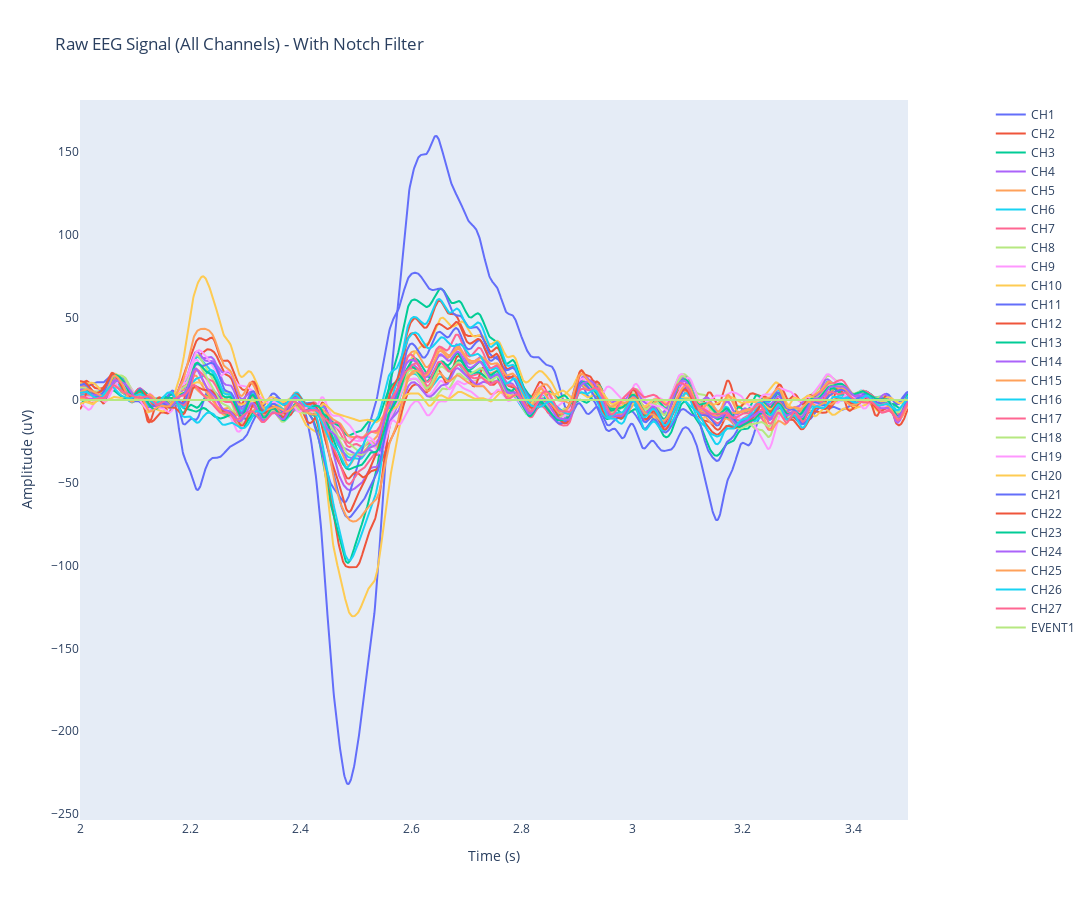

Notebook code for this chart:
### Markdown cell above
# Interactive plot

### Code cell
# select a time range to plot
start_time = 2000
end_time = 3500

# extract the data for the selected time range
data, times = raw[:, start_time:end_time]

# create a list of traces, one for each channel
traces = []
for i, channel_name in enumerate(raw.ch_names):
    trace = go.Scatter(x=times, y=data[i], name=channel_name)
    traces.append(trace)

# create the plot layout
layout = go.Layout(title='Raw EEG Signal (All Channels) - With Notch Filter',
                   xaxis=dict(title='Time (s)'),
                   yaxis=dict(title='Amplitude (uV)'),
                   legend=dict(x=1.1, y=1))

# create the plot
fig = go.Figure(data=traces, layout=layout)
fig.update_layout(width=1500, height=900) # change these values to fit the plot to your screen size
fig.update_layout(xaxis=dict(gridcolor='rgba(0,0,0,0)'),
                  yaxis=dict(gridcolor='rgba(0,0,0,0)')) # Removing the gridlines from the plot
# show the plot
fig.show()

### Figure 1 — Plotly figure (JSON) as saved in the notebook; plotly's stock layout.template omitted (floating-point values rounded to 4 significant figures; data arrays with more than 128 entries replaced by an {"elided": "..."} marker saying what was removed)
{"data": [{"name": "CH1", "type": "scatter", "x": {"elided": "1500 float values"}, "y": {"elided": "1500 float values"}}, {"name": "CH2", "type": "scatter", "x": {"elided": "1500 float values"}, "y": {"elided": "1500 float values"}}, {"name": "CH3", "type": "scatter", "x": {"elided": "1500 float values"}, "y": {"elided": "1500 float values"}}, {"name": "CH4", "type": "scatter", "x": {"elided": "1500 float values"}, "y": {"elided": "1500 float values"}}, {"name": "CH5", "type": "scatter", "x": {"elided": "1500 float values"}, "y": {"elided": "1500 float values"}}, {"name": "CH6", "type": "scatter", "x": {"elided": "1500 float values"}, "y": {"elided": "1500 float values"}}, {"name": "CH7", "type": "scatter", "x": {"elided": "1500 float values"}, "y": {"elided": "1500 float values"}}, {"name": "CH8", "type": "scatter", "x": {"elided": "1500 float values"}, "y": {"elided": "1500 float values"}}, {"name": "CH9", "type": "scatter", "x": {"elided": "1500 float values"}, "y": {"elided": "1500 float values"}}, {"name": "CH10", "type": "scatter", "x": {"elided": "1500 float values"}, "y": {"elided": "1500 float values"}}, {"name": "CH11", "type": "scatter", "x": {"elided": "1500 float values"}, "y": {"elided": "1500 float values"}}, {"name": "CH12", "type": "scatter", "x": {"elided": "1500 float values"}, "y": {"elided": "1500 float values"}}, {"name": "CH13", "type": "scatter", "x": {"elided": "1500 float values"}, "y": {"elided": "1500 float values"}}, {"name": "CH14", "type": "scatter", "x": {"elided": "1500 float values"}, "y": {"elided": "1500 float values"}}, {"name": "CH15", "type": "scatter", "x": {"elided": "1500 float values"}, "y": {"elided": "1500 float values"}}, {"name": "CH16", "type": "scatter", "x": {"elided": "1500 float values"}, "y": {"elided": "1500 float values"}}, {"name": "CH17", "type": "scatter", "x": {"elided": "1500 float values"}, "y": {"elided": "1500 float values"}}, {"name": "CH18", "type": "scatter", "x": {"elided": "1500 float values"}, "y": {"elided": "1500 float values"}}, {"name": "CH19", "type": "scatter", "x": {"elided": "1500 float values"}, "y": {"elided": "1500 float values"}}, {"name": "CH20", "type": "scatter", "x": {"elided": "1500 float values"}, "y": {"elided": "1500 float values"}}, {"name": "CH21", "type": "scatter", "x": {"elided": "1500 float values"}, "y": {"elided": "1500 float values"}}, {"name": "CH22", "type": "scatter", "x": {"elided": "1500 float values"}, "y": {"elided": "1500 float values"}}, {"name": "CH23", "type": "scatter", "x": {"elided": "1500 float values"}, "y": {"elided": "1500 float values"}}, {"name": "CH24", "type": "scatter", "x": {"elided": "1500 float values"}, "y": {"elided": "1500 float values"}}, {"name": "CH25", "type": "scatter", "x": {"elided": "1500 float values"}, "y": {"elided": "1500 float values"}}, {"name": "CH26", "type": "scatter", "x": {"elided": "1500 float values"}, "y": {"elided": "1500 float values"}}, {"name": "CH27", "type": "scatter", "x": {"elided": "1500 float values"}, "y": {"elided": "1500 float values"}}, {"name": "EVENT1", "type": "scatter", "x": {"elided": "1500 float values"}, "y": {"elided": "1500 int values"}}], "layout": {"height": 900, "legend": {"x": 1.1, "y": 1}, "title": {"text": "Raw EEG Signal (All Channels) - With Notch Filter"}, "width": 1500, "xaxis": {"gridcolor": "rgba(0,0,0,0)", "title": {"text": "Time (s)"}}, "yaxis": {"gridcolor": "rgba(0,0,0,0)", "title": {"text": "Amplitude (uV)"}}}}
